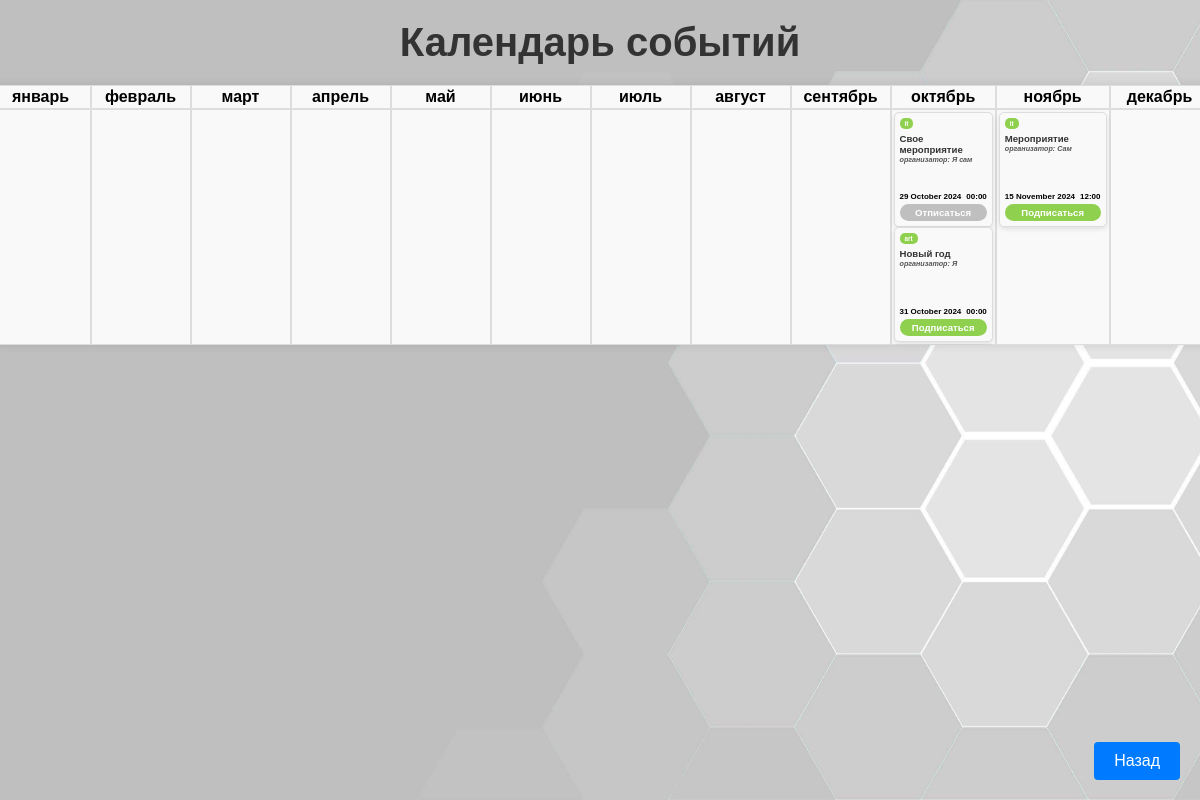
Page /calendar/ (signed in) on the committed database.
### registration/models.py (models this page shows, shortened)
class Interest(models.Model):
    interest = models.CharField(max_length=25)
    def __str__(self):
        return self.interest

class Event(models.Model):
    interest = models.ForeignKey(Interest, on_delete=models.CASCADE)
    title = models.CharField(max_length=30, blank=False)
    date = models.DateField()
    time = models.TimeField()
    organizer = models.CharField(max_length=30, blank=False)

### my_calendar/views.py (the view, shortened to what this page needs)
# urls.py: path('', include('my_calendar.urls')),
@login_required
def my_calendar(request):
    user_in_ses = CustomUser.objects.get(id=request.session.get('user_id'))  # добавил
    data = {}
    if request.method == 'GET':
        try:
            events = get_all_events_by_month(user_in_ses)
            return render(request, 'my_calendar/my_calendar.html', {'events': events})
        except CustomUser.DoesNotExist:
            messages.error(request, "Пользователь не найден.")
            return render(request, 'user_not_found.html', status=404)
    else:
        return JsonResponse({'success': True})

### my_calendar/models.py (called while the page is built)
    @classmethod
    def get_all_event(cls):
        return Event.objects.all()

### my_calendar/translate_month.py (called while the page is built)
def gerate_dict_mounth_rus_name():
    month_translation = {
        'January': 'январь', 'February': 'февраль', 'March': 'март',
        'April': 'апрель', 'May': 'май', 'June': 'июнь',
        'July': 'июль', 'August': 'август', 'September': 'сентябрь',
        'October': 'октябрь', 'November': 'ноябрь', 'December': 'декабрь'
    }
    return month_translation

### my_calendar/templates/my_calendar/my_calendar.html (shortened to what this page needs)
{% extends 'main/layout.html' %}
{% load static %}
{% block extra_css %}
    <link rel="stylesheet" href="{% static 'my_calendar/css/my_calendar.css' %}">
{% endblock %}
{% block content %}
    <h1>Календарь событий</h1>
    <table id="mainTable">
        <tr>
            {% for month, details in events.items %}
            <th>{{ month }}</th>
            {% endfor %}
        </tr>
        <tr>
            {% for month, events_list in events.items %}
            <th>
                {% for event in events_list %}
                        <div class="event-card">
                            <div class="event-name">{{ event.title }}</div>
                            <div class="event-interest">{{ event.interest }}</div>
                            <div class="event-organizer">организатор: {{ event.organizer }}</div>
                            <div class="event-details">
                                <div class="event-date">{{ event.date }}</div>
                                <div class="event-time">{{ event.time }}</div>
                            </div>
                            <button class="event-subscribe"
                                    data-event-id="{{ event.event_id }}"
                                    data-subscribed="{{ event.subscribe }}"
                                    onclick="toggleSubscription(this)">
                            </button>
                        </div>
                {% endfor %}
            </th>
            {% endfor %}
        </tr>
    </table>
    <a href="{% url 'cabinet' %}"><button type="submit" class="btn">Назад</button></a>
{% endblock %}

### main/templates/main/layout.html (shortened to what this page needs)
{% load static %}
<!doctype html>
<html lang="en">
<head>
    <link rel="stylesheet" href="{% static 'main/css/main.css' %}">
    {% block extra_css %}{% endblock %}
</head>
<body>
        {% block content %}
        {% endblock %}
</body>
</html>

### main/static/main/css/main.css (style rules this page uses)
* { margin: 0; padding: 0; box-sizing: border-box; }
body { font-family: Arial, sans-serif; display: flex; justify-content: flex-start; align-items: center; height: 100vh; flex-direction: column; background-image: url('../img/bg.jpg'); background-size: cover; background-repeat: no-repeat; background-position: center; }
h1 { margin-top: 300px; text-align: center; color: #333; display: block; }
button { background-color: #4CAF50; color: white; padding: 10px 20px; border: none; border-radius: 4px; cursor: pointer; font-size: 16px; }
.btn { position: absolute; bottom: 20px; right: 20px; padding: 10px 20px; color: white; background-color: #007BFF; }

### my_calendar/static/my_calendar/css/my_calendar.css (style rules this page uses)
body { font-family: Arial, sans-serif; background-color: #f4f4f4; }
h1 { text-align: center; color: #333; font-size: 2.5em; margin-bottom: 20px; margin-top: 20px; }
table { width: 95%; border-collapse: separate; border-spacing: 0; background-color: white; box-shadow: 0 0 10px rgba(0, 0, 0, 0.1); border-radius: 10px; overflow: hidden; }
th, td { padding: 20px; text-align: center; border: 1px solid #ddd; background-color: #f9f9f9; vertical-align: top; }
th, td { padding: 2px; text-align: center; border: 1px solid #ddd; background-color: #f9f9f9; width: 8.33%; min-height: 92px; min-width: 100px; }
th:first-child { border-top-left-radius: 10px; }
th:last-child { border-top-right-radius: 10px; }
.event-card { margin: 0; position: relative; background-color: #f9f9f9; border: 1px solid #ddd; padding: 5px; min-height: 120px; border-radius: 5px; display: flex; flex-direction: column; justify-content: space-between; box-shadow: 0 2px 5px rgba(0, 0, 0, 0.1); }
.event-name { font-size: clamp(0.4em, 2vw, 0.7em); font-weight: bold; margin-top: 15px; color: #333; text-align: left; display: -webkit-box; -webkit-line-clamp: 2; -webkit-box-orient: vertical; }
.event-interest { position: absolute; text-align: center; background-color: #8FD14F; color: white; padding: 2px 5px; border-radius: 5px 5px 5px 5px; font-size: 0.4em; font-weight: bold; }
.event-details { display: flex; justify-content: flex-start; margin-top: 2px; height: 20px; }
.event-date { align-self: flex-start; font-size: 0.6em; color: black; font-weight: bold; margin-top: auto; margin-right: 10px; }
.event-time { font-size: clamp(0.5em, 1vw, 0.6em); color: black; font-weight: bold; margin-top: auto; }
.event-organizer { font-size: 0.6em; font-style: italic; color: #555; margin-bottom: 1px; text-align: left; }
.event-subscribe { border: none; padding: 3px 3px; text-align: center; cursor: pointer; font-size: 0.6em; font-weight: bold; margin-top: 10px; border-radius: 25px; }
.event-subscribe.unsubscribed { background-color: #BFBFBF; color: white; }
.event-subscribe.subscribed { background-color: #8FD14F; color: white; }
@media (max-width: 1800px) { .event-card { margin: 0; position: relative; background-color: #f9f9f9; border: 1px solid #ddd; padding: 5px; min-height: 115px; border-radius: 5px; display: flex; flex-direction: column; justify-content: space-between; box-shadow: 0 2px 5px rgba(0, 0, 0, 0.1); } }
@media (max-width: 1800px) { .event-name { font-size: 0.6em; font-weight: bold; margin-top: 15px; color: #333; text-align: left; display: -webkit-box; -webkit-line-clamp: 2; -webkit-box-orient: vertical; overflow: hidden; } }
@media (max-width: 1800px) { .event-details { display: flex; justify-content: flex-start; margin-top: 0px; height: 5px; } }
@media (max-width: 1800px) { .event-date { align-self: flex-start; font-size: 0.5em; color: black; font-weight: bold; margin-top: auto; margin-right: 5px; white-space: nowrap; display: -webkit-box; -webkit-line-clamp: 1; -webkit-box-orient: vertical; } }
@media (max-width: 1800px) { .event-time { font-size: 0.5em; color: black; font-weight: bold; margin-top: auto; } }
@media (max-width: 1800px) { .event-organizer { font-size: 0.45em; font-style: italic; color: #555; margin-bottom: auto; text-align: left; display: -webkit-box; -webkit-line-clamp: 3; -webkit-box-orient: vertical; } }
@media (max-width: 1800px) { .event-subscribe { border: none; padding: 3px 3px; text-align: center; cursor: pointer; font-size: 0.6em; font-weight: bold; margin-top: 7px; border-radius: 25px; } }

### rows in the picture
Interest: title "Свое мероприятие", interest "it", organizer "Я сам", date "29 October 2024", time "00:00", title "Мероприятие", organizer "Сам", date "15 November 2024", time "12:00"
Interest: title "Новый год", interest "art", organizer "Я", date "31 October 2024", time "00:00"

### other values in the picture
{{ month }} "январь" "февраль" "март" "апрель" "май" "июнь" "июль" "август" "сентябрь" "октябрь" "ноябрь" "декабрь"
